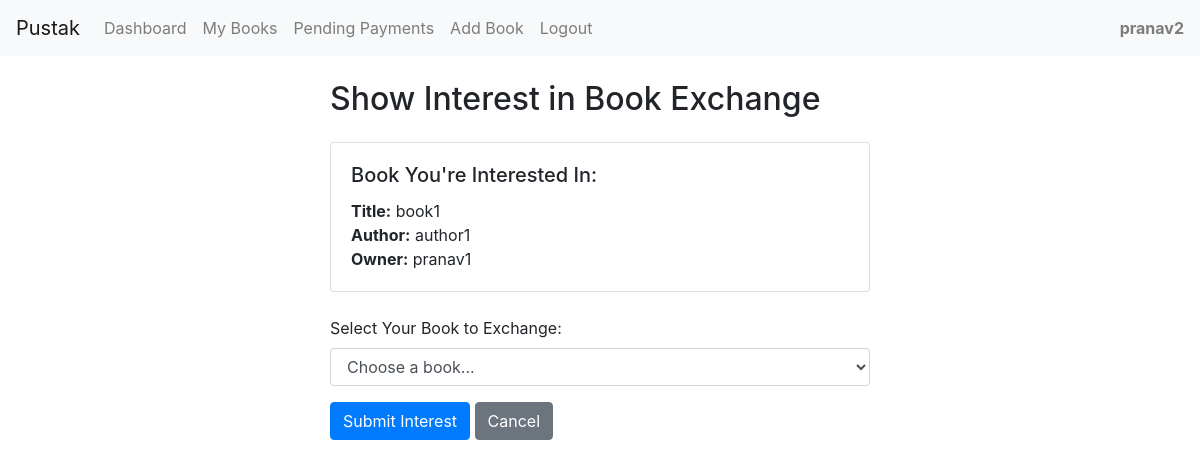
Screenshot of /show_interest/6 (signed in) with the database file from the repository.
### models.py (models this page shows)
class User(UserMixin, db.Model):
    id = db.Column(db.Integer, primary_key=True)
    username = db.Column(db.String(80), unique=True, nullable=False)
    email = db.Column(db.String(120), unique=True, nullable=False)
    password_hash = db.Column(db.String(128))
    books = db.relationship('Book', backref='owner', lazy=True)
    interests = db.relationship('Interest', backref='user', lazy=True)
    sent_requests = db.relationship('BookExchangeRequest',
                                  foreign_keys='BookExchangeRequest.requester_id',
                                  backref=db.backref('requester_user', lazy=True))
    received_requests = db.relationship('BookExchangeRequest',
                                      foreign_keys='BookExchangeRequest.owner_id',
                                      backref=db.backref('owner_user', lazy=True))

class Book(db.Model):
    id = db.Column(db.Integer, primary_key=True)
    title = db.Column(db.String(200), nullable=False)
    author = db.Column(db.String(200))
    description = db.Column(db.Text)
    image_path = db.Column(db.String(200))
    owner_id = db.Column(db.Integer, db.ForeignKey('user.id'), nullable=False)
    created_at = db.Column(db.DateTime, default=datetime.utcnow)
    is_available = db.Column(db.Boolean, default=True)
    price = db.Column(db.Float, nullable=True)  # New price field

### app.py (the view, shortened to what this page needs)
@app.route('/show_interest/<int:book_id>', methods=['GET', 'POST'])
@login_required
def show_interest(book_id):
    book = Book.query.get_or_404(book_id)
    user_books = Book.query.filter_by(owner_id=current_user.id, is_available=True).all()
    return render_template('show_interest.html', book=book, user_books=user_books)

### app.py (called while the page is built)
@login_manager.user_loader
def load_user(user_id):
    return User.query.get(int(user_id))

### templates/show_interest.html (shortened to what this page needs)
{% extends "base.html" %}
{% block content %}
    <div class="row justify-content-center">
        <div class="col-md-6">
            <h2 class="mb-4">Show Interest in Book Exchange</h2>
            <div class="card mb-4">
                <div class="card-body">
                    <h5 class="card-title">Book You're Interested In:</h5>
                    <p class="card-text">
                        <strong>Title:</strong> {{ book.title }}<br>
                        <strong>Author:</strong> {{ book.author }}<br>
                        <strong>Owner:</strong> {{ book.owner.username }}
                    </p>
                </div>
            </div>
            <form method="POST">
                <div class="form-group">
                    <label for="exchange_book_id">Select Your Book to Exchange:</label>
                    <select class="form-control" id="exchange_book_id" name="exchange_book_id" required>
                        <option value="">Choose a book...</option>
                    </select>
                </div>
                <button type="submit" class="btn btn-primary">Submit Interest</button>
                <a href="{{ url_for('dashboard') }}" class="btn btn-secondary">Cancel</a>
            </form>
        </div>
    </div>
{% endblock %}

### templates/base.html (shortened to what this page needs)
<!DOCTYPE html>
<html lang="en">
<head>
    <link rel="stylesheet" href="https://cdn.jsdelivr.net/npm/bootstrap@4.4.1/dist/css/bootstrap.min.css">
</head>
<body>
    <nav class="navbar navbar-expand-lg navbar-light bg-light">
        <a class="navbar-brand" href="/">Pustak</a>
        <div class="collapse navbar-collapse" id="navbarSupportedContent">
            <ul class="navbar-nav mr-auto">
                <li class="nav-item">
                    <a class="nav-link" href="{{ url_for('dashboard') }}">Dashboard</a>
                </li>
                 <li class="nav-item">
                    <a class="nav-link" href="{{ url_for('my_books') }}">My Books</a>
                </li>
                <li class="nav-item">
                    <a class="nav-link" href="{{ url_for('pending_payments') }}">Pending Payments</a>
                </li>
                {% if current_user.is_authenticated %}
                    <li class="nav-item">
                        <a class="nav-link" href="{{ url_for('add_book') }}">Add Book</a>
                    </li>
                    <li class="nav-item">
                        <a class="nav-link" href="{{ url_for('logout') }}">Logout</a>
                    </li>
                {% endif %}
            </ul>
            {% if current_user.is_authenticated %}
                <span class="navbar-text ml-auto">
                    <strong>{{ current_user.username }}</strong>
                </span>
            {% endif %}
        </div>
    </nav>
    <div class="container mt-4">
        {% block content %}{% endblock %}
    </div>
</body>
</html>

### rows the page displays
User: username "pranav2"
Book: title "book1", author "author1"
User: owner.username "pranav1"
